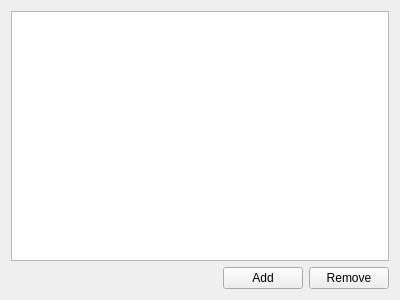
<?xml version="1.0" encoding="UTF-8"?>
<ui version="4.0">
 <class>DevicePage</class>
 <widget class="QWidget" name="DevicePage">
  <property name="geometry">
   <rect>
    <x>0</x>
    <y>0</y>
    <width>400</width>
    <height>300</height>
   </rect>
  </property>
  <property name="windowTitle">
   <string>Form</string>
  </property>
  <layout class="QGridLayout" name="gridLayout">
   <item row="0" column="0">
    <widget class="QTableView" name="deviceTable"/>
   </item>
   <item row="1" column="0">
    <layout class="QHBoxLayout" name="horizontalLayout">
     <item>
      <spacer name="horizontalSpacer">
       <property name="orientation">
        <enum>Qt::Orientation::Horizontal</enum>
       </property>
       <property name="sizeHint" stdset="0">
        <size>
         <width>40</width>
         <height>20</height>
        </size>
       </property>
      </spacer>
     </item>
     <item>
      <widget class="QPushButton" name="addButton">
       <property name="text">
        <string>Add</string>
       </property>
      </widget>
     </item>
     <item>
      <widget class="QPushButton" name="removeButton">
       <property name="text">
        <string>Remove</string>
       </property>
      </widget>
     </item>
    </layout>
   </item>
  </layout>
 </widget>
 <resources/>
 <connections/>
</ui>
